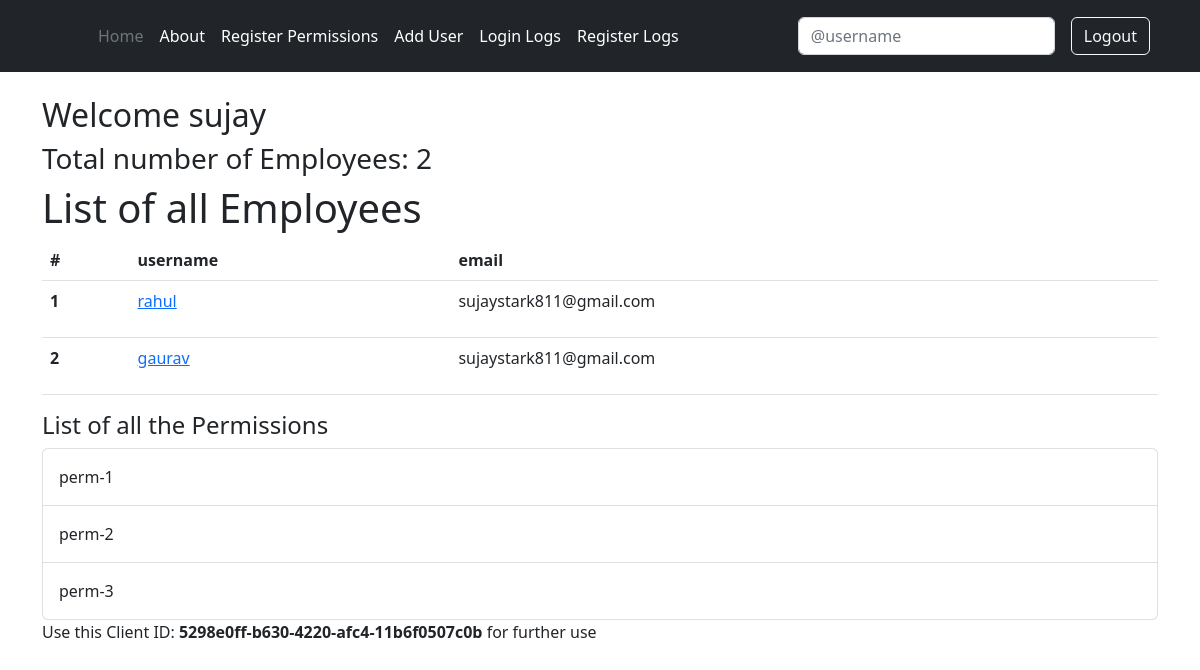
/root/list (signed in), run on an earlier commit of the app's database.
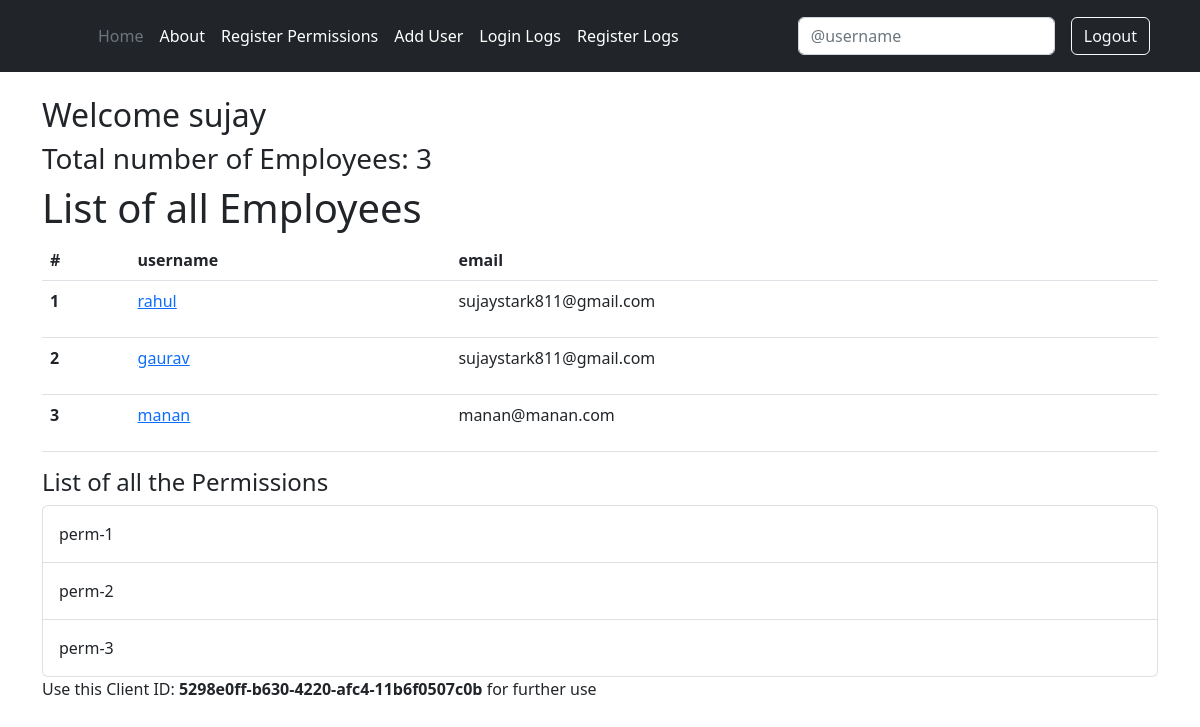
And on a later commit of the database.
### reg_org/models.py (models this page shows, shortened)
class PartOf(models.Model):
    org=models.ForeignKey(Organization, on_delete=models.CASCADE,null=True)
    emp=models.ForeignKey(User, on_delete=models.CASCADE,null=True)

class Permissions(models.Model):
    org=models.ForeignKey(Organization, on_delete=models.CASCADE,null=True)
    permission_name=models.CharField(max_length=100)

### reg_org/views.py (the view)
# urls.py: path('list',views.listView,name='list'),
@login_required
def listView(request):
    try:
        org=Organization.objects.get(head_user=request.user)
        usernamesearch=request.GET.get('username')
        if usernamesearch is not None:
            user=User.objects.get(username=usernamesearch)
            if user is not None:
                return redirect(reverse('detail', kwargs={'pk': user.pk}))
        permissions=Permissions.objects.all()
        all_emps=PartOf.objects.filter(org=org)
        num=all_emps.count()
        return render(request,'list_user.html',{'num_of_users':num,'emps':all_emps,'client_secret':org.client_secret,'permissions':permissions})
    except ObjectDoesNotExist:
        return render(request,'error.html',{'error':'data not found'})

### reg_org/templates/list_user.html
{% extends 'base.html'%}
{% block body%}
<div class="container" style="margin-top: 2%;">
    {% if user.is_authenticated %}
    <h2> Welcome {{user.get_username}} </h2>
    <h3>Total number of Employees: {{num_of_users}}</h3>
    <h1>List of all Employees </h1>
    <table class="table">
        <thead class="thead-dark">
          <tr>
            <th>#</th>
            <th>username</th>
            <th>email</th>
          </tr>
        </thead>
        <tbody>
            {% for emp in emps%}
            <tr>
            <th scope="row">{{ forloop.counter }}</th>
                <td><a href="{% url 'detail' emp.emp.id%}">
                    <p>{{emp.emp.username}} </p>
                </a></td>
                <td>{{emp.emp.email}}</td>
              </tr>
              {%endfor%}
            </tbody>
    </table>
    <h4>List of all the Permissions</h4>
    <ul class="list-group">
        {% for p in permissions%}
            <li class="list-group-item list-group-item-action d-flex gap-3 py-3">
                {{p.permission_name}}
            </li>
        {% endfor %}
    </ul>
    <p>
        Use this Client ID: <strong>{{client_secret}}</strong> for further use
    </p>
{% else %}
    <p>You are logged out</p>
    <p>
        <a href="/root/login">Login</a>
    </p>
{% endif %}
</div>
{% endblock %}

What changed in the data, as far as the page shows it:
added PartOf: emp.username "manan", emp.email "manan@manan.com"
Also different on the page:
{{ num_of_users }}: "2" → "3"
